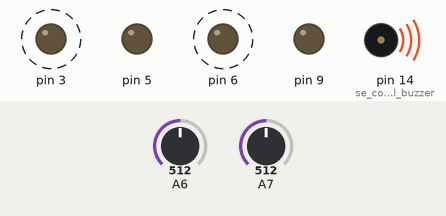
Simulated run of this sketch. Board: Arduino Uno, built with avr-gcc and run on an emulated ATmega328P. Parts: output pins drawn as LEDs (lit = HIGH), buzzer (waves = sounding). Dashed ring = blinking. Inputs (shaded band) come from the test bench; at power-on: A6 = 512, A7 = 512. Pins used as bus, display or sensor lines are not drawn.

Above: at 1.2 s.
1.3 s: A6 set to 690
4.8 s: A6 set to 709
At 7.6 s:
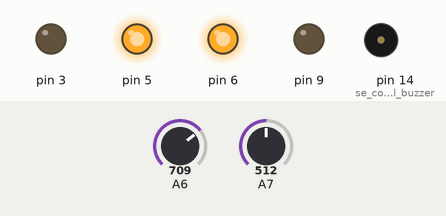
8.3 s: A6 set to 590
At 10.33 s:
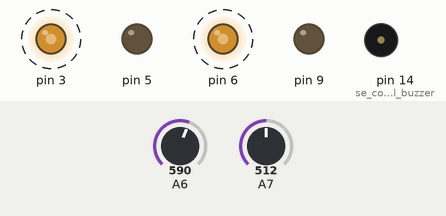
11.8 s: A7 set to 691
15.3 s: A7 set to 710
At 16.0 s:
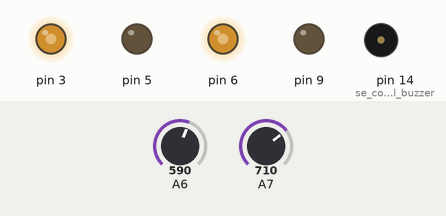
17.7 s: A7 set to 590
At 17.84 s:
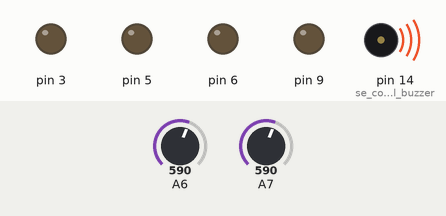
Timing chart, 0 to 22.2 s (numbered marks = the images above; inputs shaded):
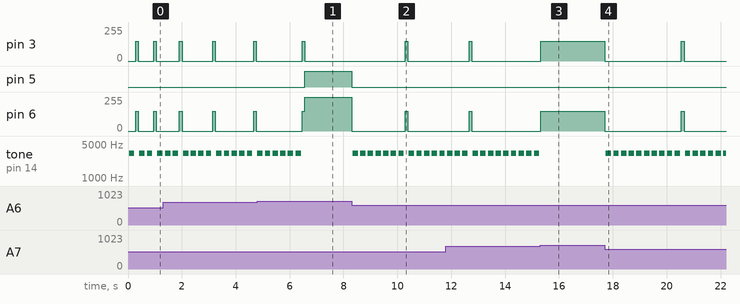

The sketch:

POPBOT_9_1.ino
```cpp
int Ref = 700;
int Izq, Der;
int cont = 0, j;

void setup() {
  pinMode(3, OUTPUT);
  pinMode(5, OUTPUT);
  pinMode(6, OUTPUT);
  pinMode(9, OUTPUT);
  pinMode(14, OUTPUT);    //se conecta el buzzer
}

void avanza(int speeds) {
  analogWrite(3, speeds);  // rueda izquierda avanza a la velocidad de 0-255
  digitalWrite(5, LOW);
  analogWrite(6, speeds);  //rueda derecha avanza a la velocidad de 0-255
  digitalWrite(9, LOW);
}

void motor_para() {
  digitalWrite(3, LOW);  // rueda izquierda avanza a la velocidad de 0-255
  digitalWrite(5, LOW);
  digitalWrite(6, LOW);  //rueda derecha avanza a la velocidad de 0-255
  digitalWrite(9, LOW);
}

void giro_izq(int speeds) {
  digitalWrite(3, LOW);  // rueda izquierda avanza a la velocidad de 0-255
  analogWrite(5, speeds);
  analogWrite(6, speeds);  //rueda derecha avanza a la velocidad de 0-255
  digitalWrite(9, LOW);
}


void giro_der(int speeds) {
  analogWrite(3, speeds);  // rueda izquierda avanza a la velocidad de 0-255
  digitalWrite(5, LOW);
  digitalWrite(6, LOW);  //rueda derecha avanza a la velocidad de 0-255
  analogWrite(9, speeds);
}

void beep() {
  int i;
  for (i = 0; i < 600 ; i++) {
    digitalWrite(14, HIGH);
    delayMicroseconds(150);
    digitalWrite(14, LOW);
    delayMicroseconds(150);
  }
}

void sound(int freq, int duracion) {
  unsigned long us;
  int duracion1, i;
  us = (1000000 / (freq * 2));
  duracion1 = (duracion / (us * 2));
  for (i = 0; i < duracion1; i++) {
    digitalWrite(14, HIGH);
    delayMicroseconds(us);
    digitalWrite(14, LOW);
    delayMicroseconds(us);
  }
}

void loop() {
  Izq = analogRead(7);
  Der = analogRead(6);
  if (Izq > Ref && Der > Ref) {
    avanza(150);
  }
  else if (Izq < Ref && Der < Ref) {
    cont++;
    motor_para();
    for (j = 0; j < cont; j++) {
      beep();
      delay(100);
    }
    avanza(150);
    delay(100);
  }
  else if (Izq < Ref) {
    giro_izq(255);
  }
}
```

Measured:
- the behaviour switches between 699 and 700 on A6 (found by bisection; images 0 and 1)
- the behaviour switches between 699 and 700 on A7 (found by bisection; images 2 and 3)
- after the input at 4.8 s, pin 5: LOW → HIGH after 1.8 s; tone on pin 14 (se_conecta_el_buzzer): goes on until 6.4 s, then stays silent
- after the input at 8.3 s, pin 3: 0/255 → 150/255 after 2.0 s, → 0/255 0.10 s later; pin 5: HIGH → LOW at once
- after the input at 15.3 s, pin 3, pin 6: goes on until 15.3 s, then stays 150/255; tone on pin 14 (se_conecta_el_buzzer): stops changing and stays silent
- after the input at 17.7 s, pin 3, pin 6: 150/255 → 0/255 at once, → 150/255 2.8 s later, → 0/255 0.10 s later; tone on pin 14 (se_conecta_el_buzzer): goes 9 × (3260 Hz 0.20 s, silent 0.08 s), 3260 Hz 0.20 s, silent 0.18 s, 5 × (3260 Hz 0.20 s, silent 0.08 s), then 3260 Hz, starting at once
- by itself, tone on pin 14 (se_conecta_el_buzzer): plays 3260 Hz for 0.20 s, 3260 Hz for 0.20 s, 3260 Hz for 0.20 s, 3260 Hz for 0.20 s, 3260 Hz for 0.20 s, 3260 Hz for 0.20 s … (11 notes in this stretch)
